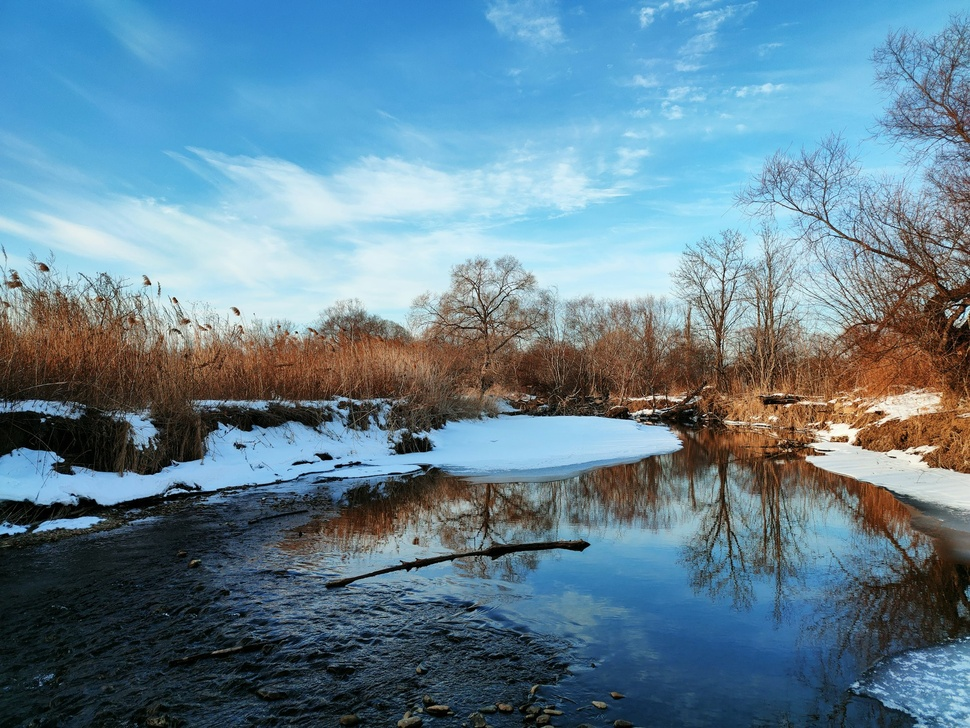
#> input picture 8thSemester/DIP/DIP ASSIGNMENT/Assignment1/input.jpg, 970 x 728 px, shrunk from 1974 x 1481 before the run
$ python a1.py
#> lines starting #> are read from the running program, lines starting #| are printed output that depends on the picture; after the words box and inside, x2 and y2 are one past the last pixel; in counts of white or black regions, pixels touching at a corner belong together
import cv2
import numpy as np
import matplotlib.pyplot as plt

img = cv2.imread('input.jpg', cv2.IMREAD_GRAYSCALE)
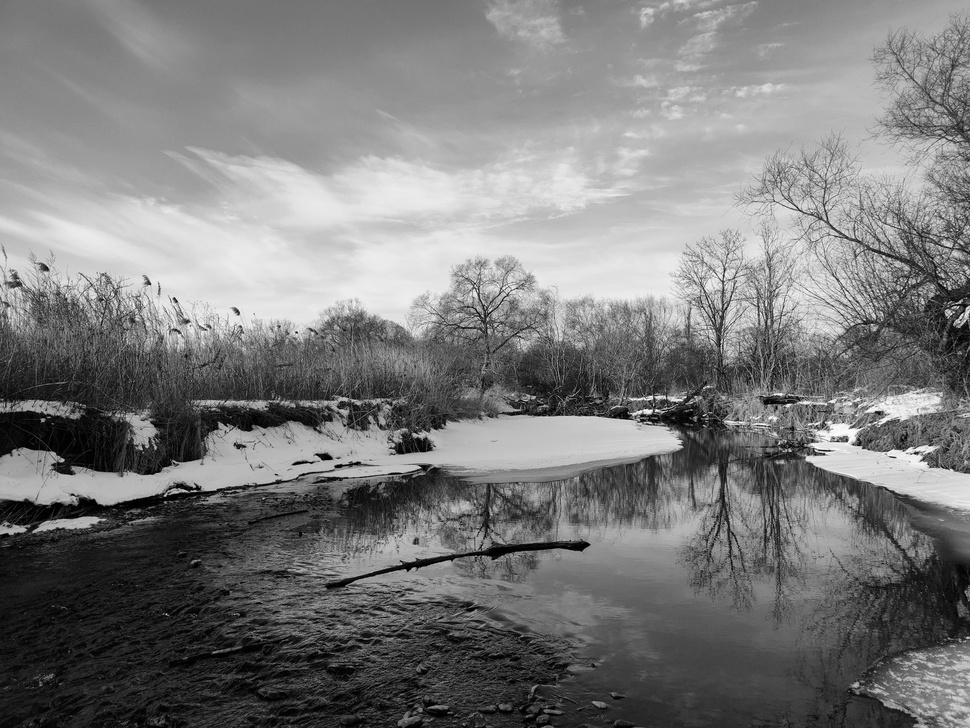
#> img: shape (728, 970); min 0, max 255, mean 122.7
threshold = 128
_, thresh_img = cv2.threshold(img, threshold, 255, cv2.THRESH_BINARY)
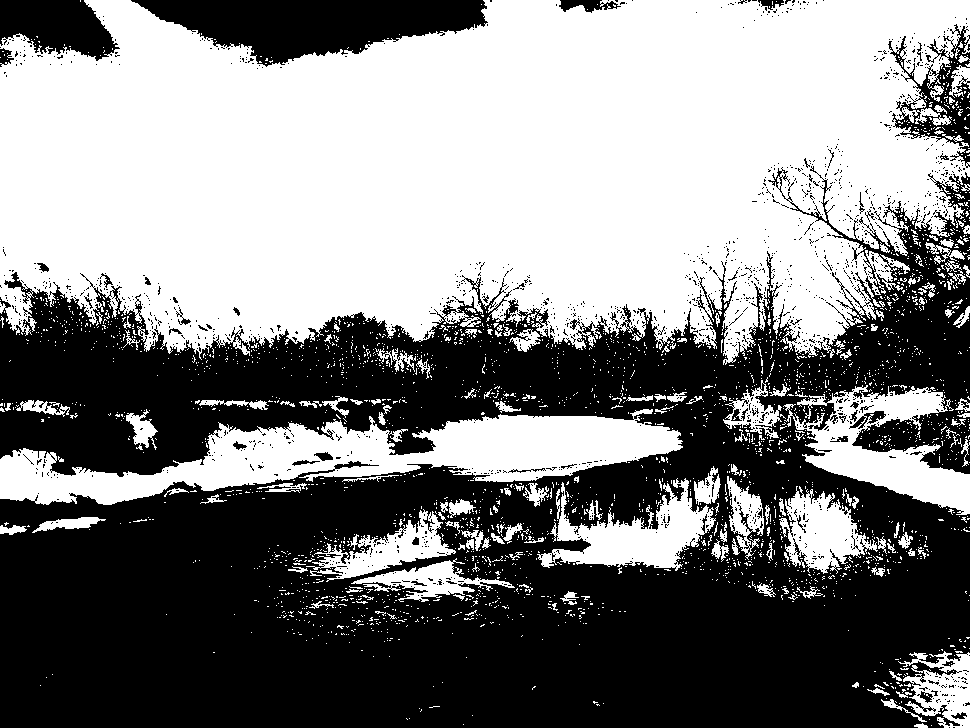
#> thresh_img: shape (728, 970); 50.7% white; 1623 black regions (1571 under 20 px), largest, box (x1, y1, x2, y2) and area: (0, 166, 970, 728) 318423, (131, 0, 488, 67) 14135, (0, 0, 120, 61) 4948

plt.subplot(1, 2, 1)
plt.title('Original Image')
plt.imshow(img, cmap='gray')
plt.axis('off')

plt.subplot(1, 2, 2)
plt.title('Thresholded Image')
plt.imshow(thresh_img, cmap='gray')
plt.axis('off')

plt.show()
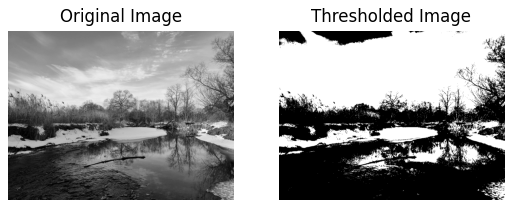
#> figure drawn by matplotlib, 2 panels
